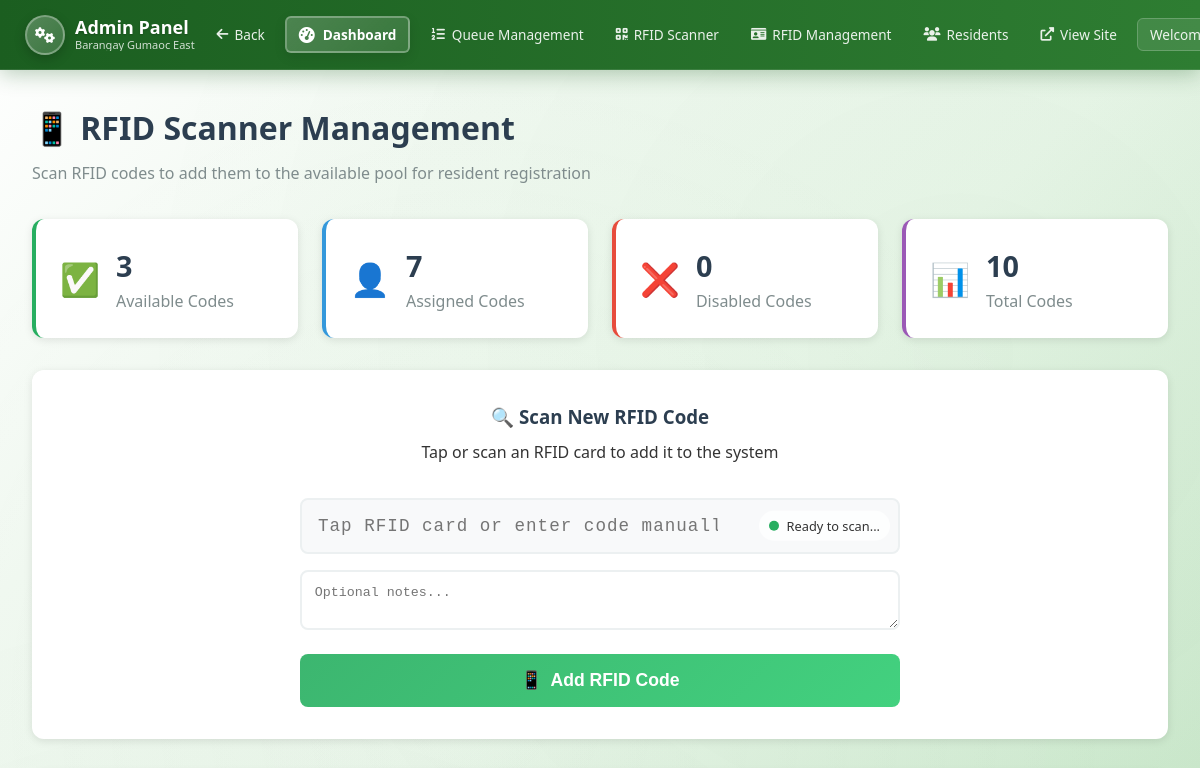
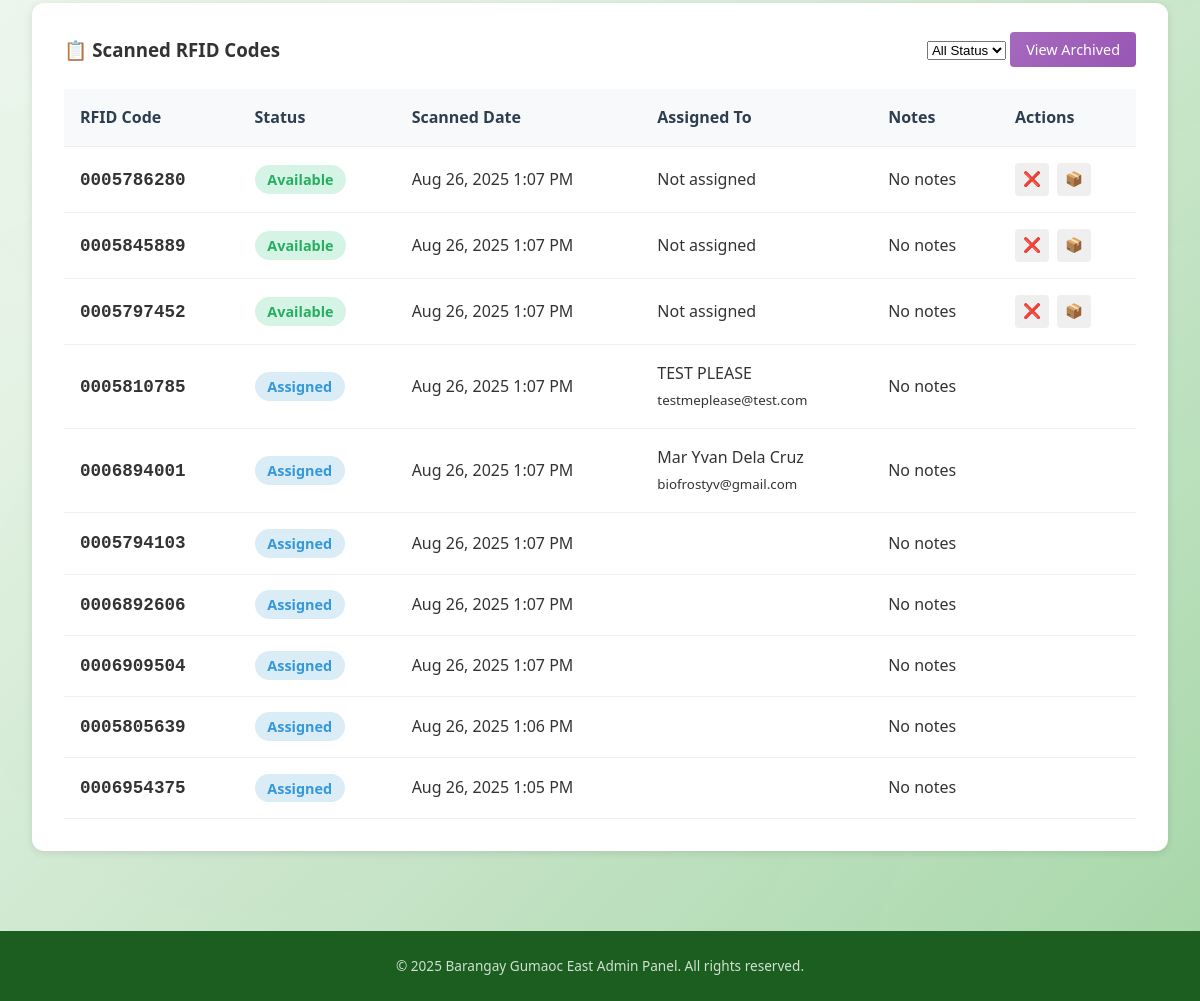
The page /admin/rfid-scanner.php (signed in) on the database its author committed (2 pictures, top to bottom).
### tables this page shows
CREATE TABLE `scanned_rfid_codes` (
  `id` int(11) NOT NULL,
  `rfid_code` varchar(50) NOT NULL,
  `status` enum('available','assigned','disabled','archived') DEFAULT 'available',
  `scanned_at` timestamp NOT NULL DEFAULT current_timestamp(),
  `assigned_at` timestamp NULL DEFAULT NULL,
  `assigned_to_resident_id` int(11) DEFAULT NULL,
  `assigned_to_email` varchar(255) DEFAULT NULL,
  `scanned_by_admin_id` int(11) DEFAULT NULL,
  `notes` text DEFAULT NULL,
  `created_at` timestamp NOT NULL DEFAULT current_timestamp(),
  `updated_at` timestamp NOT NULL DEFAULT current_timestamp() ON UPDATE current_timestamp()
);

CREATE TABLE `residents` (
  `id` int(11) NOT NULL,
  `first_name` varchar(100) NOT NULL,
  `middle_name` varchar(100) DEFAULT NULL,
  `last_name` varchar(100) NOT NULL,
  `email` varchar(255) NOT NULL,
  `phone` varchar(20) NOT NULL,
  `password` varchar(255) DEFAULT NULL,
  `address` text NOT NULL,
  `house_number` varchar(20) DEFAULT NULL,
  `barangay` varchar(100) DEFAULT 'Gumaoc East',
  `sitio` varchar(100) DEFAULT 'BLOCK',
  `interviewer` varchar(255) DEFAULT NULL,
  `interviewer_title` varchar(255) DEFAULT NULL,
  `birthdate` date NOT NULL,
  `birth_place` varchar(255) DEFAULT NULL,
  `gender` enum('Male','Female','Other') NOT NULL,
  `civil_status` enum('Single','Married','Widowed','Separated','Divorced') NOT NULL,
  `rfid_code` varchar(50) DEFAULT NULL,
  `rfid` varchar(50) DEFAULT NULL,
  `status` enum('active','inactive','pending') NOT NULL DEFAULT 'active',
  `reset_otp` varchar(6) DEFAULT NULL,
  `otp_expiry` timestamp NULL DEFAULT NULL,
  `created_at` timestamp NOT NULL DEFAULT current_timestamp(),
  `updated_at` timestamp NOT NULL DEFAULT current_timestamp() ON UPDATE current_timestamp(),
  `profile_complete` tinyint(1) DEFAULT 1 COMMENT '1 = Complete Profile, 0 = Incomplete Profile',
  `created_by` int(11) DEFAULT NULL COMMENT 'ID of user who registered this family member',
  `relationship_to_head` varchar(100) DEFAULT NULL COMMENT 'Relationship to head of family'
);

### admin/rfid-scanner.php (the view, shortened to what this page needs)
<?php
include '../includes/db_connect.php';
$pdo->exec("
    CREATE TABLE IF NOT EXISTS scanned_rfid_codes (
        id INT PRIMARY KEY AUTO_INCREMENT,
        rfid_code VARCHAR(50) UNIQUE NOT NULL,
        status ENUM('available', 'assigned', 'disabled', 'archived') DEFAULT 'available',
        scanned_at TIMESTAMP DEFAULT CURRENT_TIMESTAMP,
        assigned_at TIMESTAMP NULL,
        assigned_to_resident_id INT NULL,
        assigned_to_email VARCHAR(255) NULL,
        scanned_by_admin_id INT NULL,
        notes TEXT NULL,
        created_at TIMESTAMP DEFAULT CURRENT_TIMESTAMP,
        updated_at TIMESTAMP DEFAULT CURRENT_TIMESTAMP ON UPDATE CURRENT_TIMESTAMP,
        INDEX idx_rfid_code (rfid_code),
        INDEX idx_status (status)
    )
");
$page = (int)($_GET['page'] ?? 1);
$per_page = 20;
$offset = ($page - 1) * $per_page;
$total_stmt = $pdo->query("SELECT COUNT(*) FROM scanned_rfid_codes WHERE status != 'archived'");
$total_codes = $total_stmt->fetchColumn();
$codes_stmt = $pdo->prepare("
    SELECT s.*,
           r.first_name, r.last_name, r.email as resident_email
    FROM scanned_rfid_codes s
    LEFT JOIN residents r ON s.assigned_to_resident_id = r.id
    WHERE s.status != 'archived'
    ORDER BY s.scanned_at DESC
    LIMIT $per_page OFFSET $offset
");
$codes_stmt->execute();
$rfid_codes = $codes_stmt->fetchAll(PDO::FETCH_ASSOC);
$stats_stmt = $pdo->query("
    SELECT
        status,
        COUNT(*) as count
    FROM scanned_rfid_codes
    WHERE status != 'archived'
    GROUP BY status
");
$stats = [];
while ($row = $stats_stmt->fetch()) {
    $stats[$row['status']] = $row['count'];
}
include '../includes/admin_header.php';
?>
<div class="admin-content">
    <div class="content-header">
        <h1>📱 RFID Scanner Management</h1>
        <p>Scan RFID codes to add them to the available pool for resident registration</p>
    </div>
    <div class="stats-grid">
        <div class="stat-card available">
            <div class="stat-icon">✅</div>
            <div class="stat-info">
                <h3><?php echo $stats['available'] ?? 0; ?></h3>
                <p>Available Codes</p>
            </div>
        </div>
        <div class="stat-card assigned">
            <div class="stat-icon">👤</div>
            <div class="stat-info">
                <h3><?php echo $stats['assigned'] ?? 0; ?></h3>
                <p>Assigned Codes</p>
            </div>
        </div>
        <div class="stat-card disabled">
            <div class="stat-icon">❌</div>
            <div class="stat-info">
                <h3><?php echo $stats['disabled'] ?? 0; ?></h3>
                <p>Disabled Codes</p>
            </div>
        </div>
        <div class="stat-card total">
            <div class="stat-icon">📊</div>
            <div class="stat-info">
                <h3><?php echo $total_codes; ?></h3>
                <p>Total Codes</p>
            </div>
        </div>
    </div>
    <div class="scanner-section">
        <div class="scanner-card">
            <div class="scanner-header">
                <h3>🔍 Scan New RFID Code</h3>
                <p>Tap or scan an RFID card to add it to the system</p>
            </div>
            <form method="POST" class="scanner-form" id="scanForm">
                <div class="scanner-input-group">
                    <div class="input-wrapper">
                        <input type="text" id="rfidInput" name="rfid_code"
                               placeholder="Tap RFID card or enter code manually..."
                               class="scanner-input"
                               autocomplete="off"
                               autofocus>
                        <div class="scan-indicator" id="scanIndicator">
                            <span class="pulse"></span>
                            <span class="text">Ready to scan...</span>
                        </div>
                    </div>
                    <div class="notes-wrapper">
                        <textarea name="notes" placeholder="Optional notes..." class="notes-input"></textarea>
                    </div>
                    <button type="submit" class="btn-scan">
                        <span class="btn-icon">📱</span>
                        Add RFID Code
                    </button>
                </div>
            </form>
        </div>
    </div>
    <div class="codes-section">
        <div class="section-header">
            <h3>📋 Scanned RFID Codes</h3>
            <div class="filter-controls">
                <select onchange="filterByStatus(this.value)" class="status-filter">
                    <option value="">All Status</option>
                </select>
                <a href="archived-rfid.php" class="btn-archive-view">View Archived</a>
            </div>
        </div>
        <div class="codes-table-wrapper">
            <table class="codes-table">
                <thead>
                    <tr>
                        <th>RFID Code</th>
                        <th>Status</th>
                        <th>Scanned Date</th>
                        <th>Assigned To</th>
                        <th>Notes</th>
                        <th>Actions</th>
                    </tr>
                </thead>
                <tbody>
                    <?php foreach ($rfid_codes as $code): ?>
                    <tr class="status-<?php echo $code['status']; ?>">
                        <td class="rfid-code"><?php echo htmlspecialchars($code['rfid_code']); ?></td>
                        <td>
                            <span class="status-badge status-<?php echo $code['status']; ?>">
                                <?php echo ucfirst($code['status']); ?>
                            </span>
                        </td>
                        <td><?php echo date('M j, Y g:i A', strtotime($code['scanned_at'])); ?></td>
                        <td>
                            <?php if ($code['assigned_to_resident_id']): ?>
                                <span class="assigned-info">
                                    <?php echo htmlspecialchars($code['first_name'] . ' ' . $code['last_name']); ?><br>
                                    <small><?php echo htmlspecialchars($code['resident_email']); ?></small>
                                </span>
                            <?php else: ?>
                                <span class="not-assigned">Not assigned</span>
                            <?php endif; ?>
                        </td>
                        <td><?php echo htmlspecialchars($code['notes'] ?: 'No notes'); ?></td>
                        <td>
                            <div class="action-buttons">
                                <?php if ($code['status'] === 'available'): ?>
                                    <form method="POST" style="display: inline;">
                                        <button type="submit" class="btn-action btn-disable" title="Disable">❌</button>
                                    </form>
                                <?php endif; ?>
                                <?php if ($code['status'] !== 'assigned'): ?>
                                    <form method="POST" style="display: inline;" onsubmit="return confirm('Archive this RFID code?')">
                                        <button type="submit" class="btn-action btn-archive" title="Archive">📦</button>
                                    </form>
                                <?php endif; ?>
                            </div>
                        </td>
                    </tr>
                    <?php endforeach; ?>
                </tbody>
            </table>
        </div>
    </div>
</div>
<?php include '../includes/admin_footer.php'; ?>

### css/styles.css (style rules this page uses)
body { font-family: 'Roboto', sans-serif; margin: 0; padding: 0; background-color: #f4f7f9; color: #333; line-height: 1.6; }
.section-header { text-align: center; margin-bottom: 4rem; }

### includes/admin_header.php (style rules this page uses)
* { margin: 0; padding: 0; box-sizing: border-box; }
body { font-family: 'Segoe UI', Tahoma, Geneva, Verdana, sans-serif; background: linear-gradient(135deg, #ffffff 0%, #f0f8f0 20%, #e8f5e8 40%, #c8e6c9 70%, #a5d6a7 100%); background-attachment: fixed; min-height: 100vh; position: relative; }
body::before { content: ''; position: fixed; top: 0; left: 0; width: 100%; height: 100%; background-image: radial-gradient(circle at 20% 80%, rgba(27, 94, 32, 0.03) 0%, transparent 50%), radial-gradient(circle at 80% 20%, rgba(76, 175, 80, 0.03) 0%, transparent 50%), radial-gradient(circle at 40% 40%, rgba(255, 255, 255, 0.05) 0%, transparent 50%); pointer-events: none; z-index: -1; }

### admin/rfid-scanner.php (style rules this page uses)
.admin-content { padding: 2rem; max-width: 1400px; margin: 0 auto; }
.content-header { margin-bottom: 2rem; }
.content-header h1 { color: #2c3e50; font-size: 2rem; margin-bottom: 0.5rem; }
.content-header p { color: #7f8c8d; }
.stats-grid { display: grid; grid-template-columns: repeat(auto-fit, minmax(200px, 1fr)); gap: 1.5rem; margin-bottom: 2rem; }
.stat-card { background: white; border-radius: 12px; padding: 1.5rem; box-shadow: 0 2px 8px rgba(0,0,0,0.1); display: flex; align-items: center; gap: 1rem; }
.stat-card.available { border-left: 4px solid #27ae60; }
.stat-card.assigned { border-left: 4px solid #3498db; }
.stat-card.disabled { border-left: 4px solid #e74c3c; }
.stat-card.total { border-left: 4px solid #9b59b6; }
.stat-icon { font-size: 2rem; }
.stat-info h3 { margin: 0; font-size: 1.8rem; color: #2c3e50; }
.stat-info p { margin: 0; color: #7f8c8d; }
.scanner-section { margin-bottom: 2rem; }
.scanner-card { background: white; border-radius: 12px; padding: 2rem; box-shadow: 0 2px 8px rgba(0,0,0,0.1); }
.scanner-header { text-align: center; margin-bottom: 2rem; }
.scanner-header h3 { color: #2c3e50; margin-bottom: 0.5rem; }
.scanner-input-group { max-width: 600px; margin: 0 auto; }
.input-wrapper { position: relative; margin-bottom: 1rem; }
.scanner-input { width: 100%; padding: 1rem; font-size: 1.1rem; border: 2px solid #ecf0f1; border-radius: 8px; background: #f8f9fa; text-align: center; font-family: monospace; letter-spacing: 1px; padding-right: 180px; }
.scan-indicator { position: absolute; right: 10px; top: 50%; transform: translateY(-50%); display: flex; align-items: center; gap: 0.5rem; background: rgba(255, 255, 255, 0.8); padding: 5px 10px; border-radius: 20px; font-size: 0.8rem; }
.pulse { width: 10px; height: 10px; background: #27ae60; border-radius: 50%; animation: pulse 1.5s infinite; }
.notes-input { width: 100%; padding: 0.8rem; border: 2px solid #ecf0f1; border-radius: 8px; resize: vertical; min-height: 60px; margin-bottom: 1rem; }
.btn-scan { width: 100%; padding: 1rem; background: linear-gradient(135deg, rgba(39, 174, 96, 0.9), rgba(46, 204, 113, 0.9)); color: white; border: none; border-radius: 8px; font-size: 1.1rem; font-weight: 600; cursor: pointer; display: flex; align-items: center; justify-content: center; gap: 0.5rem; transition: all 0.3s ease; }
.codes-section { background: white; border-radius: 12px; padding: 2rem; box-shadow: 0 2px 8px rgba(0,0,0,0.1); }
.section-header { display: flex; justify-content: space-between; align-items: center; margin-bottom: 1.5rem; }
.btn-archive-view { padding: 0.5rem 1rem; background: linear-gradient(135deg, rgba(155, 89, 182, 0.9), rgba(142, 68, 173, 0.9)); color: white; text-decoration: none; border-radius: 4px; font-size: 0.9rem; transition: all 0.3s ease; }
.codes-table { width: 100%; border-collapse: collapse; }
.codes-table th, .codes-table td { padding: 1rem; text-align: left; border-bottom: 1px solid #ecf0f1; }
.codes-table th { background: #f8f9fa; font-weight: 600; color: #2c3e50; }
.rfid-code { font-family: monospace; font-size: 1.1rem; font-weight: 600; }
.status-badge { padding: 0.3rem 0.8rem; border-radius: 20px; font-size: 0.9rem; font-weight: 600; }
.status-badge.status-available { background: #d5f4e6; color: #27ae60; }
.status-badge.status-assigned { background: #daedf7; color: #3498db; }
.action-buttons { display: flex; gap: 0.5rem; }
.btn-action { padding: 0.5rem; border: none; border-radius: 4px; cursor: pointer; font-size: 0.9rem; transition: all 0.2s ease; }

### rows shown on the page
scanned_rfid_codes: rfid_code "0005786280", status "Available", scanned_at "Aug 26, 2025 1:07 PM", shows "Not assigned", notes "No notes"
scanned_rfid_codes: rfid_code "0005845889", status "Available", scanned_at "Aug 26, 2025 1:07 PM", shows "Not assigned", notes "No notes"
scanned_rfid_codes: rfid_code "0005797452", status "Available", scanned_at "Aug 26, 2025 1:07 PM", shows "Not assigned", notes "No notes"
scanned_rfid_codes: rfid_code "0005810785", status "Assigned", scanned_at "Aug 26, 2025 1:07 PM", residents.first_name+last_name "TEST PLEASE", residents.email "testmeplease@test.com", notes "No notes"
scanned_rfid_codes: rfid_code "0006894001", status "Assigned", scanned_at "Aug 26, 2025 1:07 PM", residents.first_name+last_name "Mar Yvan Dela Cruz", residents.email "biofrostyv@gmail.com", notes "No notes"
scanned_rfid_codes: rfid_code "0005794103", status "Assigned", scanned_at "Aug 26, 2025 1:07 PM", notes "No notes"
scanned_rfid_codes: rfid_code "0006892606", status "Assigned", scanned_at "Aug 26, 2025 1:07 PM", notes "No notes"
scanned_rfid_codes: rfid_code "0006909504", status "Assigned", scanned_at "Aug 26, 2025 1:07 PM", notes "No notes"
scanned_rfid_codes: rfid_code "0005805639", status "Assigned", scanned_at "Aug 26, 2025 1:06 PM", notes "No notes"
scanned_rfid_codes: rfid_code "0006954375", status "Assigned", scanned_at "Aug 26, 2025 1:05 PM", notes "No notes"

### other values the page prints
$stats['available'] "3"
$stats['assigned'] "7"
$stats['disabled'] "0"
$total_codes "10"
